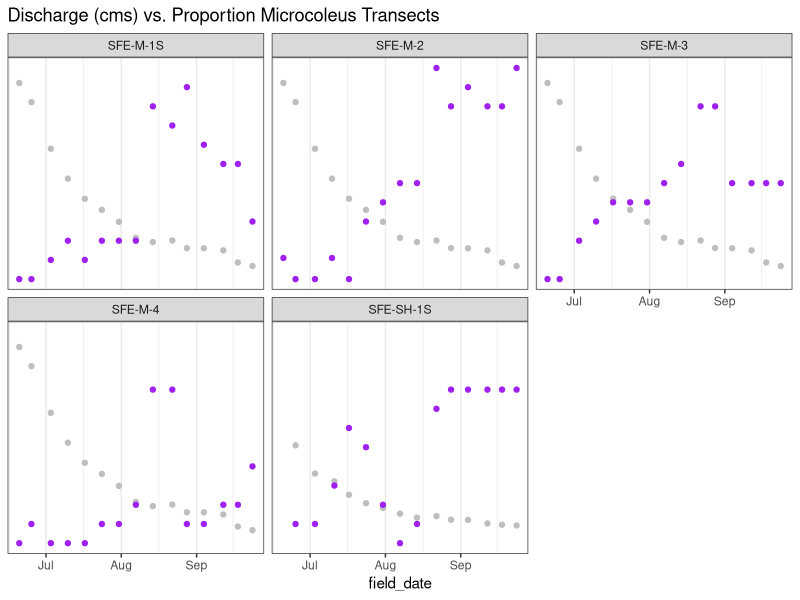
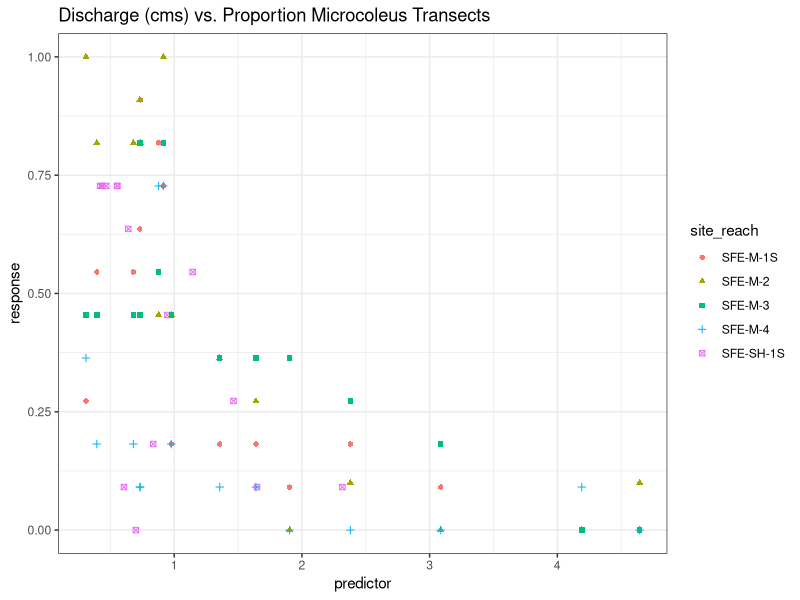
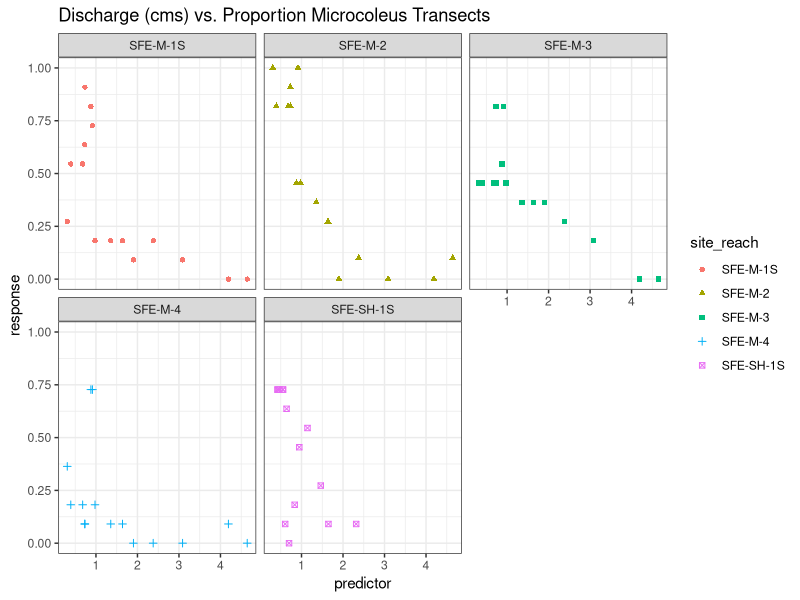
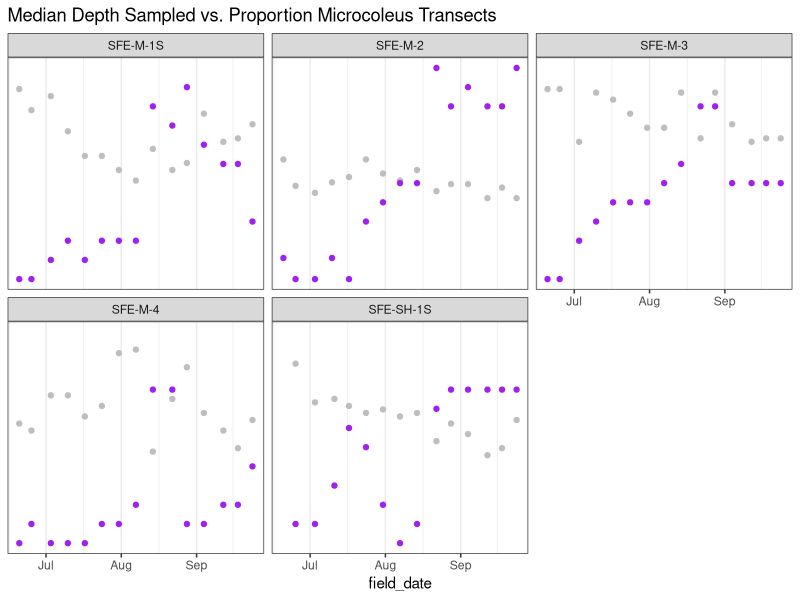
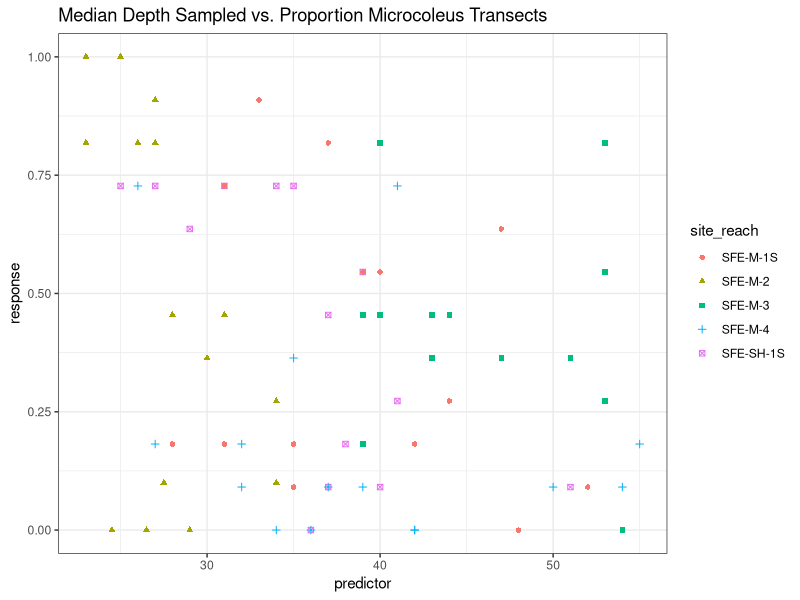
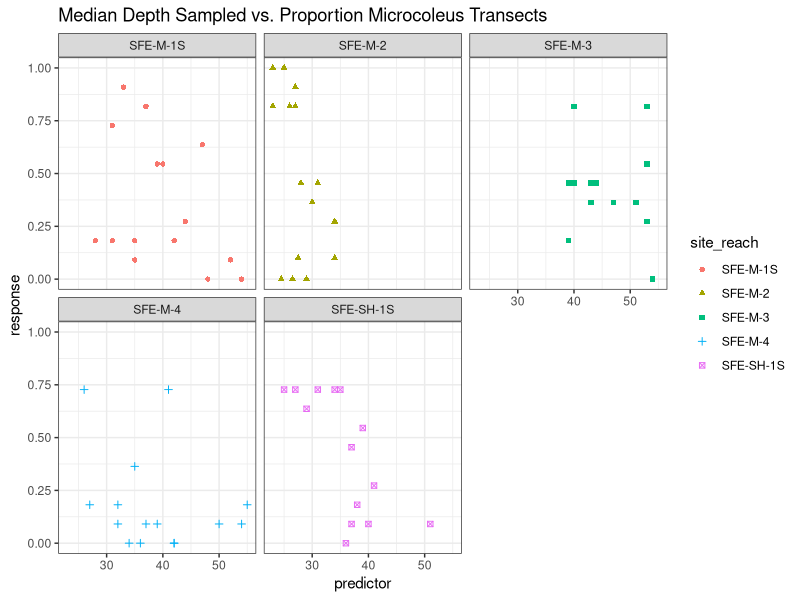
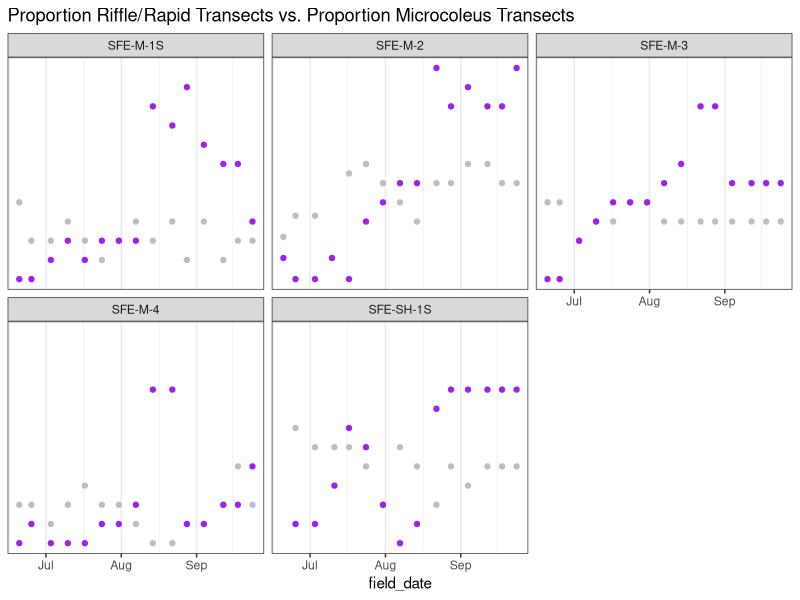
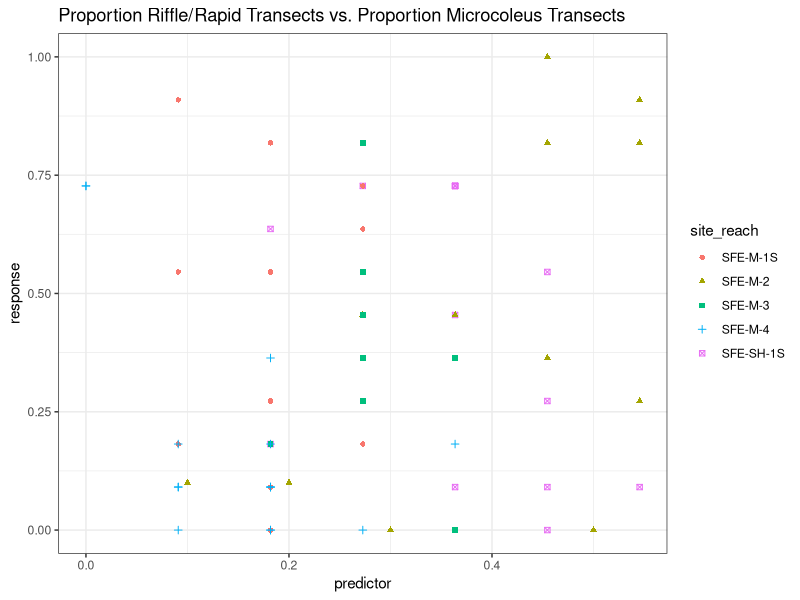

The R source for these figures, in order:
#### pre-modeling data exploration
### Jordan Zabrecky
## last edited: 01.11.2025

# This script explores the available data in the South Fork Eel 2023
# weekly dataframe before building models to predict presence, cover, 
# and anatoxin concentrations

# need to think about normalized vs. non-normalized covariates

#### (1) Loading data and libraries ####

# loading libaries
lapply(c("tidyverse", "lubridate", "ggplot2"), require, character.only = T)

# all data
data <- read.csv("./data/field_and_lab/sfkeel23_combined.csv") %>%
  mutate(field_date = ymd(field_date))

# NA.omits for more limited data
which(is.na(data$GPP_mean_fourdaysprior))
GPP_data <- data[-c(1, 15, 30, 45, 60),]
# chlorophyll-a of mat

#### (2) Functions for plotting ####

# plots for time series
# five panel with each site reach separated out
time_plot <- function(data, predictor, response, title) {
  ggplot(data = data, aes(x = field_date)) +
    geom_point(y = predictor, color = "gray") +
    geom_point(y = response, color = "purple") +
    labs(title = title) +
    facet_wrap(~site_reach) +
    theme_bw()
}

# plots for correlation
corr_plot <- function(data, predictor, response, title) {
  
  # plot with all site reaches
  all <- ggplot(data = data, aes(x = predictor, y = response, color = site_reach, 
                                 shape = site_reach)) +
                geom_point() +
                labs(title = title) +
                theme_bw()
  print(all)
  
  # plots with site reaches separated out
  separate <- ggplot(data = data, aes(x = predictor, y = response, color = site_reach, 
                                      shape = site_reach)) +
                      geom_point() +
                      labs(title = title) +
                      theme_bw() +
                      facet_wrap(~site_reach)
  print(separate)
}

#### (3) Microcoleus Presence (Percent of Transects Present) ####

## 3a. Geomorphic & Hydraulic predictors ##

# discharge
time_plot(data, data$discharge_m3_s / 5, data$proportion_micro_transects,
          "Discharge (cms) vs. Proportion Microcoleus Transects")
corr_plot(data, data$discharge_m3_s, data$proportion_micro_transects,
          "Discharge (cms) vs. Proportion Microcoleus Transects")
cor(data$proportion_micro_transects, data$discharge_m3_s) # -.634
# negative exponential relationship rather than linear!

# median transect depth sampled (cm)
time_plot(data, data$median_depth_cm_sampled / 60, data$proportion_micro_transects,
          "Median Depth Sampled vs. Proportion Microcoleus Transects")
corr_plot(data, data$median_depth_cm_sampled, data$proportion_micro_transects,
          "Median Depth Sampled vs. Proportion Microcoleus Transects")
cor(data$proportion_micro_transects, data$median_depth_cm_sampled) # -.344
cor(data$proportion_micro_transects, data$average_depth_cm_sampled) # -.296
# would use median instead of average here; slight negative relationship

# proportion of transects rapid or riffle
time_plot(data, data$proportion_riffle_rapid_transects, data$proportion_micro_transects,
          "Proportion Riffle/Rapid Transects vs. Proportion Microcoleus Transects")
corr_plot(data, data$proportion_riffle_rapid_transects, data$proportion_micro_transects,
          "Proportion Riffle/Rapid Transects vs. Proportion Microcoleus Transects")
cor(data$proportion_micro_transects, data$proportion_riffle_rapid_transects) # .185
# not useful information as riffle/rapids exist prior to accrual

## 3b. Water Quality predictors ##

# temperature
time_plot(data, data$temp_C / 35, data$proportion_micro_transects,
          "Temperature vs. Proportion Microcoleus Transects")
corr_plot(data, data$temp_C, data$proportion_micro_transects,
          "Temperature vs. Proportion Microcoleus Transects")
cor(data$proportion_micro_transects, data$temp_C) # -0.170
# not really a relationship; may also be reflective of time of day
# could also maybe explore an aggregate with continuous data

# pH
time_plot(data, data$pH / 10, data$proportion_micro_transects,
          "pH vs. Proportion Microcoleus Transects")
corr_plot(data, data$pH, data$proportion_micro_transects,
          "pH vs. Proportion Microcoleus Transects")
cor(data$proportion_micro_transects, data$pH) # -0.383
# not seeing any relationship visually; pH also reflects time of day and is 
# a straight line in the time plots

# dissolved oxygen
time_plot(data, data$DO_mg_L / 12, data$proportion_micro_transects,
          "Dissolved Oxygen vs. Proportion Microcoleus Transects")
corr_plot(data, data$DO_mg_L, data$proportion_micro_transects,
          "Dissolved Oxygen vs. Proportion Microcoleus Transects")
cor(data$proportion_micro_transects, data$DO_mg_L) # -0.388
# slight negative relationship; I wouldn't guess is important though

# conductivity
time_plot(data, data$cond_uS_cm / 270, data$proportion_micro_transects,
          "Dissolved Oxygen vs. Proportion Microcoleus Transects")
corr_plot(data, data$cond_uS_cm, data$proportion_micro_transects,
          "Dissolved Oxygen vs. Proportion Microcoleus Transects")
cor(data$proportion_micro_transects, data$cond_uS_cm) # 0.623
# slight increase in conductivity across the field season
# positive linear relationship with presence

# orthophosphate
time_plot(data, data$oPhos_ug_P_L / 7, data$proportion_micro_transects,
          "Orthophosphate vs. Proportion Microcoleus Transects")
corr_plot(data, data$oPhos_ug_P_L, data$proportion_micro_transects,
          "Orthophosphate vs. Proportion Microcoleus Transects")
cor(data$proportion_micro_transects, data$oPhos_ug_P_L) # 0.401
# positive linear relationship; 
# seems to be a slight increase in orthophoshate across the season

# nitrate
time_plot(data, data$nitrate_mg_N_L * 8, data$proportion_micro_transects,
          "Nitrate vs. Proportion Microcoleus Transects")
corr_plot(data, data$nitrate_mg_N_L, data$proportion_micro_transects,
          "Nitrate vs. Proportion Microcoleus Transects")
cor(data$proportion_micro_transects, data$nitrate_mg_N_L) # 0.344
# also seems to be a slight increase in nitrate across the season

# ammonium
time_plot(data, data$ammonium_mg_N_L * 13, data$proportion_micro_transects,
          "Ammonium vs. Proportion Microcoleus Transects")
corr_plot(data, data$ammonium_mg_N_L, data$proportion_micro_transects,
          "Ammonium vs. Proportion Microcoleus Transects")
cor(data$proportion_micro_transects, data$ammonium_mg_N_L) # 0.280
# also seems to be a slight increase in ammonium across the season

# dissolved organic carbon
time_plot(data, data$DOC_mg_L / 1.5, data$proportion_micro_transects,
          "DOC vs. Proportion Microcoleus Transects")
corr_plot(data, data$DOC_mg_L, data$proportion_micro_transects,
          "DOC vs. Proportion Microcoleus Transects")
cor(data$proportion_micro_transects, data$DOC_mg_L) # -0.132
# unsurprising- not really a relationship here

# total dissolved carbon
time_plot(data, data$TDC_mg_L / 18, data$proportion_micro_transects,
          "TDC vs. Proportion Microcoleus Transects")
corr_plot(data, data$TDC_mg_L, data$proportion_micro_transects,
          "TDC vs. Proportion Microcoleus Transects")
cor(data$proportion_micro_transects, data$TDC_mg_L) # 0.088
# unsurprising- not really a relationship here

## 3c. Biotic predictors (GPP, Other Species) ##

# GPP (average of four days prior)
time_plot(GPP_data, GPP_data$GPP_mean_fourdaysprior / 10, GPP_data$proportion_micro_transects,
          "GPP vs. Proportion Microcoleus Transects")
corr_plot(GPP_data, GPP_data$GPP_mean_fourdaysprior, GPP_data$proportion_micro_transects,
          "GPP vs. Proportion Microcoleus Transects")
cor(GPP_data$proportion_micro_transects, GPP_data$GPP_mean_fourdaysprior) # -0.106
# increase when decline occurs; otherwise only relationship for SFE-SH
# maybe could calculate a change in GPP as a parameter?

# change in GPP

# N-fixers
time_plot(data, data$other_nfixers, data$proportion_micro_transects,
          "N-fixer cover vs. Proportion Microcoleus Transects")
corr_plot(data, data$other_nfixers, data$proportion_micro_transects,
          "N-fixer cover vs. Proportion Microcoleus Transects")
cor(data$proportion_micro_transects, data$other_nfixers) # 0.071
# not a good predictor

# chlorophyll-a of mats
time_plot(data, data$TM_Chla_ug_g, data$proportion_micro_transects,
          "Mat Chlorophyll-a vs. Proportion Microcoleus Transects")
corr_plot(data, data$TM_Chla_ug_g, data$proportion_micro_transects,
          "TN-fixer cover vs. Proportion Microcoleus Transects")
cor(data$proportion_micro_transects, data$TM_Chla_ug_g) # 0.691

# curious about chlorophyll-a pheo ratio

#### (4) Anabaena/Cylindrospermum Presence (Percent of Transects Present) ####

#### (4) Microcoleus Extent (Percent Cover from Benthic Surveys) ####

## 4a. Geomorphic & Hydraulic predictors ##

# curious though how proportion rapid/riffle relates to max cover

## 4b. Water Quality predictors ##

## 4c. Biotic predictors (GPP, Other Species) ##

#### (5) Microcoleus Anatoxin Concentrations ####

## 4a. Cyano cover only ##

## 4b. Water Quality predictors ##

## 4c. Biotic predicotrs (GPP, Other Species) ##